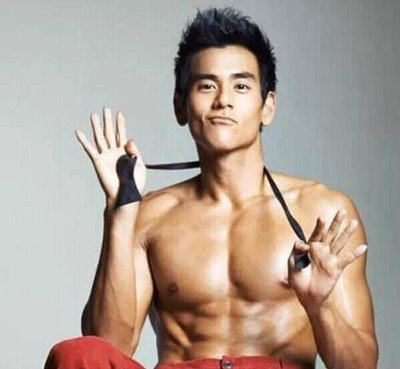
#> input picture Eddie.jpg, 400 x 369 px, found by its file name
$ jupyter execute --allow-errors Assignment1_Class1.ipynb
#> lines starting #> are read from the running program, lines starting #| are printed output that depends on the picture
[cell 1]
#导入库
import cv2

[cell 2]
#图像读取与显示
img = cv2.imread(r'.\Eddie.jpg')
#> img is the input picture: shape (369, 400, 3); mean B, G, R 149.1, 160.7, 175.7
cv2.imshow('Eddie', img)
key = cv2.waitKey()
#> (key Esc is pressed here)
if key == 27:
    cv2.destroyAllWindows()

[cell 3]
#图像crop 通道分离 通道交换
shape = img.shape
#> shape = (369, 400, 3)
channels = len(img.shape)
#> channels = 3
img_crop = img[0:int(shape[0]*0.8), 0:int(shape[1]*0.8)]
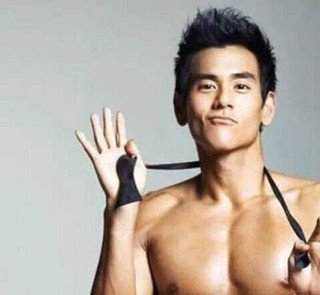
#> img_crop: shape (295, 320, 3); mean B, G, R 161.7, 172.4, 182.7
B,G,R = cv2.split(img_crop)
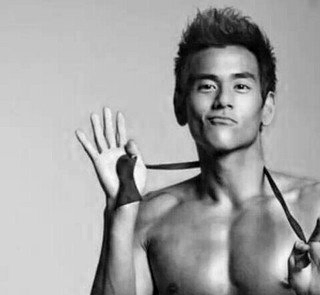
#> B: shape (295, 320); min 0, max 253, mean 161.7
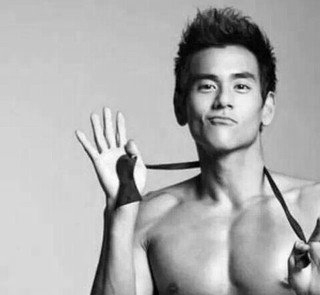
#> G: shape (295, 320); min 0, max 255, mean 172.4
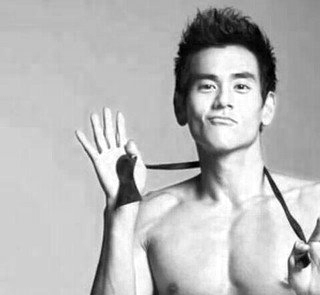
#> R: shape (295, 320); min 0, max 255, mean 182.7
img_channel_switch = cv2.merge((R,G,B))
cv2.imshow('Crop', img_crop)
cv2.imshow('B', B)
cv2.imshow('G', G)
cv2.imshow('R',R)
#原图R通道值较大，将其与B通道互换后，秒变阿凡达
cv2.imshow('switch', img_channel_switch)
key = cv2.waitKey()
#> (key Esc is pressed here)
if key == 27:
    cv2.destroyAllWindows()

[cell 4]
#颜色变换(各通道分别提亮或变暗)
import random
def modify_sigle_channel(input, value):
#> called with value = -1
    if value == 0:
        pass
    elif value > 0:
        thre = 255 - value
        input[input >= thre] = 255
        input[input < thre] = input[input < thre] + value
    else:
        thre = 0 - value
        input[input < thre] = 0
        input[input > thre] = input[input > thre] + value

rand_val_B = random.randint(-50, 50)
rand_val_G = random.randint(-50, 50)
rand_val_R = random.randint(-50, 50)
modify_sigle_channel(B, rand_val_B)
modify_sigle_channel(G, rand_val_B)
modify_sigle_channel(R, rand_val_B)
img_color_modify = cv2.merge((B,G,R))
cv2.imshow('B', B)
cv2.imshow('G', G)
cv2.imshow('R',R)
cv2.imshow('modify', img_color_modify)
key = cv2.waitKey()
#> (key Esc is pressed here)
if key == 27:
    cv2.destroyAllWindows()
cv2.imwrite("img.jpg", img_crop)
cv2.imwrite("img_modify.jpg", img_color_modify)
#> Out = True

[cell 5]
#图像旋转
def img_rotate(img, angle, scale):
#> called with angle = 30, scale = 0.75
    trans_kernel = cv2.getRotationMatrix2D((shape[1] / 2, shape[0] / 2), angle, scale)
    img_trans = cv2.warpAffine(img, trans_kernel, (shape[1], shape[0]))
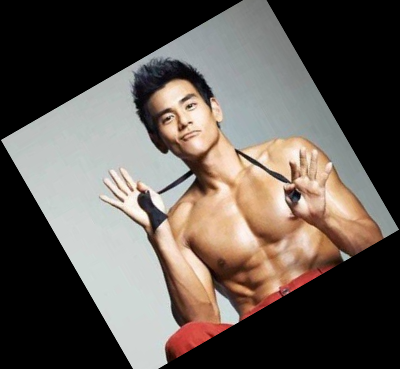
#> img_trans: shape (369, 400, 3); mean B, G, R 83.6, 90.1, 98.6
    return img_trans
img_trans = img_rotate(img, 30, 0.75)
cv2.imshow('img_trans', img_trans)
key = cv2.waitKey()
#> (key Esc is pressed here)
if key == 27:
    cv2.destroyAllWindows()

[cell 6]
#仿射变换
import numpy as np
def img_affine_trans(img, pt1, pt2):
    height, width, ch = img.shape
    M = cv2.getAffineTransform(pt1, pt2)
    img_trans = cv2.warpAffine(img, M, (shape[1], shape[0]))
    return img_trans

#> (the rest of this cell did not finish here and is left out)

[cell 7]
 #透视图变换
def random_warp(img, row, col):
#> called with row = 369, col = 400
    height, width, channels = img.shape
#> height = 369; width = 400; channels = 3

    # warp:
    random_margin = 60
    x1 = random.randint(-random_margin, random_margin)
    y1 = random.randint(-random_margin, random_margin)
    x2 = random.randint(width - random_margin - 1, width - 1)
#> x2 = 371
    y2 = random.randint(-random_margin, random_margin)
    x3 = random.randint(width - random_margin - 1, width - 1)
#> x3 = 364
    y3 = random.randint(height - random_margin - 1, height - 1)
#> y3 = 366
    x4 = random.randint(-random_margin, random_margin)
    y4 = random.randint(height - random_margin - 1, height - 1)
#> y4 = 361

    dx1 = random.randint(-random_margin, random_margin)
    dy1 = random.randint(-random_margin, random_margin)
    dx2 = random.randint(width - random_margin - 1, width - 1)
#> dx2 = 361
    dy2 = random.randint(-random_margin, random_margin)
    dx3 = random.randint(width - random_margin - 1, width - 1)
#> dx3 = 396
    dy3 = random.randint(height - random_margin - 1, height - 1)
#> dy3 = 366
    dx4 = random.randint(-random_margin, random_margin)
    dy4 = random.randint(height - random_margin - 1, height - 1)
#> dy4 = 340

    pts1 = np.float32([[x1, y1], [x2, y2], [x3, y3], [x4, y4]])
    pts2 = np.float32([[dx1, dy1], [dx2, dy2], [dx3, dy3], [dx4, dy4]])
    M_warp = cv2.getPerspectiveTransform(pts1, pts2)
    img_warp = cv2.warpPerspective(img, M_warp, (width, height))
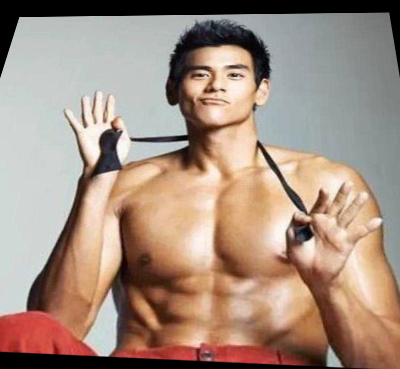
#> img_warp: shape (369, 400, 3); mean B, G, R 128.1, 142.5, 164.5
    return M_warp, img_warp


M_warp, img_warp = random_warp(img, img.shape[0], img.shape[1])
#> M_warp = [[0.866, -0.213, 19.21], [-0.0133, 0.615, 16.89], [-0.000152, -0.000812, 1]]
cv2.imshow('Eddie_warp', img_warp)
key = cv2.waitKey(0)
#> (key Esc is pressed here)
if key == 27:
    cv2.destroyAllWindows()

[cell 8]
#直方图操作
img_gray = cv2.cvtColor(img, cv2.COLOR_RGB2GRAY)
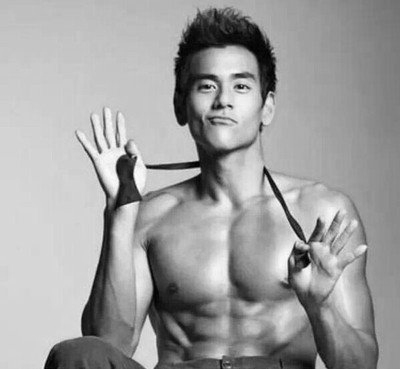
#> img_gray: shape (369, 400); min 0, max 254, mean 158.9

[cell 9]
#Gamma变换

[cell 10]
shape = img.shape
shape

[cell 11]
len(shape)
